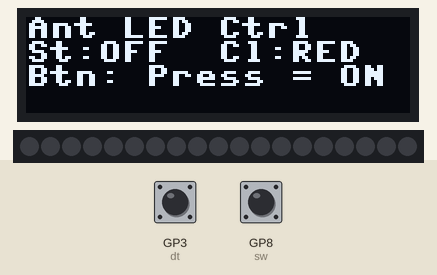
Bench run of a program on a simulated Raspberry Pi Pico running MicroPython. On the bench: 128×32 one-colour display, 19 RGB LEDs in strip order, left to right. The inputs (shaded band) are chosen by the test bench; at power-on: GP8 (sw) HIGH, GP3 (dt) HIGH. Dim RGB values are drawn brighter than linear; library files of the repository ran but are not shown: neopixel.py, ssd1306.py; what the program prints to the serial console is not drawn.

Above: at 1.2 s.
1.3 s: GP8 (sw) pulled LOW for 0.15 s
At 2.6 s:
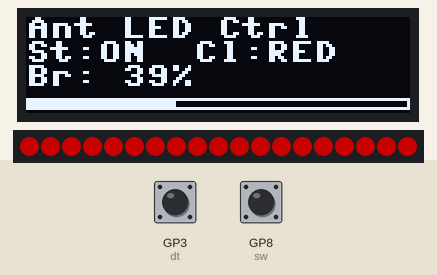
2.9 s: GP8 (sw) pulled LOW for 1 s
At 3.91 s:
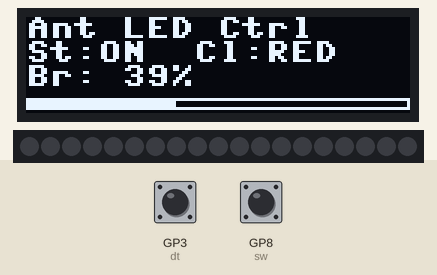
5.4 s: GP8 (sw) pulled LOW for 3.2 s
At 8.61 s:
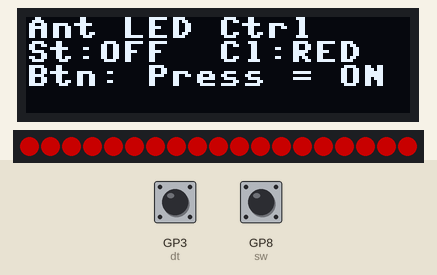
10.1 s: GP8 (sw) pulled LOW for 0.15 s
At 11.4 s:
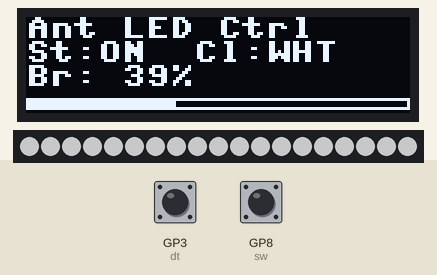
11.7 s: GP8 (sw) pulled LOW for 0.15 s
At 11.91 s:
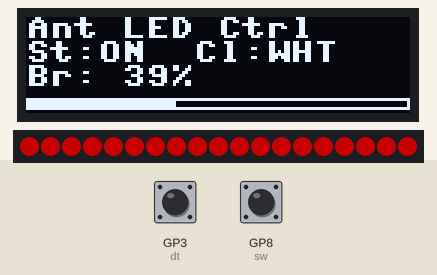
Timing chart, 0 to 14.4 s (numbered marks = the images above; inputs shaded):
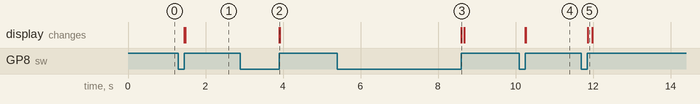

The program:

Ant-Led.py
```python
import time
import neopixel
from machine import Pin, I2C
import ssd1306

# ----------------------------
# Pin-Definitionen
# ----------------------------
ROTARY_CLK = 2
ROTARY_DT  = 3
ROTARY_SW  = 8          # Taster
LED_STRIP_PIN = 14
NUM_LEDS = 19

# ----------------------------
# Hardware-Setup
# ----------------------------
clk = Pin(ROTARY_CLK, Pin.IN, Pin.PULL_UP)
dt  = Pin(ROTARY_DT,  Pin.IN, Pin.PULL_UP)
sw  = Pin(ROTARY_SW,  Pin.IN, Pin.PULL_UP)

strip = neopixel.NeoPixel(Pin(LED_STRIP_PIN), NUM_LEDS)

# I2C + OLED
i2c = I2C(0, sda=Pin(0), scl=Pin(1), freq=400000)
oled = None
try:
    devices = i2c.scan()
    print("I2C devices:", [hex(d) for d in devices])
    if 0x3C in devices:
        oled = ssd1306.SSD1306_I2C(128, 32, i2c, addr=0x3C)
        print("OLED @0x3C (128x32)")
    elif 0x3D in devices:
        oled = ssd1306.SSD1306_I2C(128, 32, i2c, addr=0x3D)
        print("OLED @0x3D (erzwinge 128x32)")
    else:
        print("Kein OLED gefunden")
except Exception as e:
    print("OLED init Fehler:", e)

# ----------------------------
# Globale Variablen
# ----------------------------
brightness         = 100          # Startwert (kannst du ändern)
target_brightness  = brightness
led_state          = False
color_mode         = 0           # 0 = Rot, 1 = Weiß  (Start immer Rot)

# Button/Press-Handling
press_start_ms     = None
last_button_state  = 1
LONGPRESS_MS       = 500

# Display/Scroll
display_scroll_idx = 0
last_scroll_time   = 0
SCROLL_MS          = 750
last_disp_upd      = 0
DISP_UPD_MS        = 120

# ----------------------------
# Encoder: robuster Quadratur-Decoder
# ----------------------------
# Zustands-Tabelle (von Ben Buxton inspiriert)
# index = (old_state<<2) | new_state
# value: -1, 0, +1 pro Flanke
_ENC_TABLE = (
     0, -1,  1,  0,
     1,  0,  0, -1,
    -1,  0,  0,  1,
     0,  1, -1,  0
)
last_enc_code = (clk.value() << 1) | dt.value()
enc_accum = 0
STEPS_PER_NOTCH = 4    # viele Encoder liefern 4 Flanken pro Raster

def read_encoder_step():
    """
    Liefert -1 / +1 wenn ein Detent erreicht wurde, sonst 0.
    Unterdrückt Bounces & Richtungswechsel.
    """
    global last_enc_code, enc_accum
    code = (clk.value() << 1) | dt.value()
    if code == last_enc_code:
        return 0

    idx = (last_enc_code << 2) | code
    step = _ENC_TABLE[idx]
    last_enc_code = code

    if step:
        enc_accum += step
        if enc_accum >= STEPS_PER_NOTCH:
            enc_accum = 0
            return 1
        elif enc_accum <= -STEPS_PER_NOTCH:
            enc_accum = 0
            return -1
    return 0

# ----------------------------
# LEDs aktualisieren
# ----------------------------
def update_leds():
    if led_state:
        if color_mode == 0:
            col = (brightness, 0, 0)  # Rot
        else:
            col = (brightness, brightness, brightness)  # Weiß
        for i in range(NUM_LEDS):
            strip[i] = col
    else:
        for i in range(NUM_LEDS):
            strip[i] = (0, 0, 0)
    strip.write()

# ----------------------------
# Display-Zeilen zusammenbauen
# ----------------------------
def build_display_lines():
    status  = "ON" if led_state else "OFF"
    coltxt  = "RED" if color_mode == 0 else "WHT"
    lines = [
        "Ant LED Ctrl",
        f"St:{status}  Cl:{coltxt}",
    ]
    if led_state:
        pct = int(brightness * 100 / 255)
        lines.append(f"Br:{pct:3d}%")
    else:
        lines.append("Btn: Press = ON")
    return lines

# ----------------------------
# Display aktualisieren (mit Auto-Scroll)
# ----------------------------
def update_display(force=False):
    global display_scroll_idx, last_scroll_time

    if oled is None:
        return

    now = time.ticks_ms()
    try:
        oled.fill(0)
        w = 128
        h = 32
        usable_px = h - 4
        max_lines = usable_px // 8
        lines = build_display_lines()

        if len(lines) > max_lines:
            if force or time.ticks_diff(now, last_scroll_time) > SCROLL_MS:
                display_scroll_idx = (display_scroll_idx + 1) % (len(lines) - max_lines + 1)
                last_scroll_time = now
        else:
            display_scroll_idx = 0

        y = 0
        for i in range(display_scroll_idx, min(display_scroll_idx + max_lines, len(lines))):
            oled.text(lines[i], 0, y)
            y += 8

        if led_state:
            bar_y = h - 4
            oled.rect(0, bar_y - 1, w, 4, 1)
            filled = int((w - 2) * brightness / 255)
            oled.fill_rect(1, bar_y, filled, 2, 1)

        oled.show()
    except Exception as e:
        print("Display error:", e)

# ----------------------------
# Hauptprogramm
# ----------------------------
def main():
    global brightness, target_brightness, led_state, color_mode
    global press_start_ms, last_button_state, last_disp_upd

    print("Starte Ant LED Controller...")

    update_display(force=True)
    print("Setup fertig!")

    while True:
        now = time.ticks_ms()

        # ---------- Encoder ----------
        step = read_encoder_step()
        if step and led_state:
            # schneller Dreh => viele Steps -> große Änderung
            target_brightness = max(0, min(255, target_brightness + step * 10))

        # Soft-Dimming (sanft zum Zielwert)
        if brightness != target_brightness and led_state:
            diff = target_brightness - brightness
            # Schrittgröße dynamisch (mind. 1)
            inc = max(1, abs(diff) // 6)
            brightness += inc if diff > 0 else -inc
            update_leds()

        # ---------- Button ----------
        button_state = sw.value()

        # Press start
        if button_state == 0 and last_button_state == 1:
            if press_start_ms is None:
                press_start_ms = now

        # Release
        if button_state == 1 and last_button_state == 0 and press_start_ms is not None:
            duration = time.ticks_diff(now, press_start_ms)
            if duration >= LONGPRESS_MS and led_state:
                # AUS, nichts zurücksetzen außer LED-State
                led_state = False
                update_leds()
                print("LED OFF")
            else:
                if led_state:
                    # kurzer Druck: Farbe toggeln
                    color_mode = 1 - color_mode
                    print("Color:", "WHITE" if color_mode else "RED")
                    update_leds()
                else:
                    # Einschalten: immer ROT, Helligkeit bleibt
                    led_state = True
                    color_mode = 0
                    print("LED ON (RED)")
                    update_leds()

            press_start_ms = None

        last_button_state = button_state

        # ---------- Display ----------
        if oled is not None and time.ticks_diff(now, last_disp_upd) > DISP_UPD_MS:
            update_display()
            last_disp_upd = now

        time.sleep(0.002)  # kleine Pause

# ----------------------------
# Start
# ----------------------------
if __name__ == "__main__":
    main()
```
